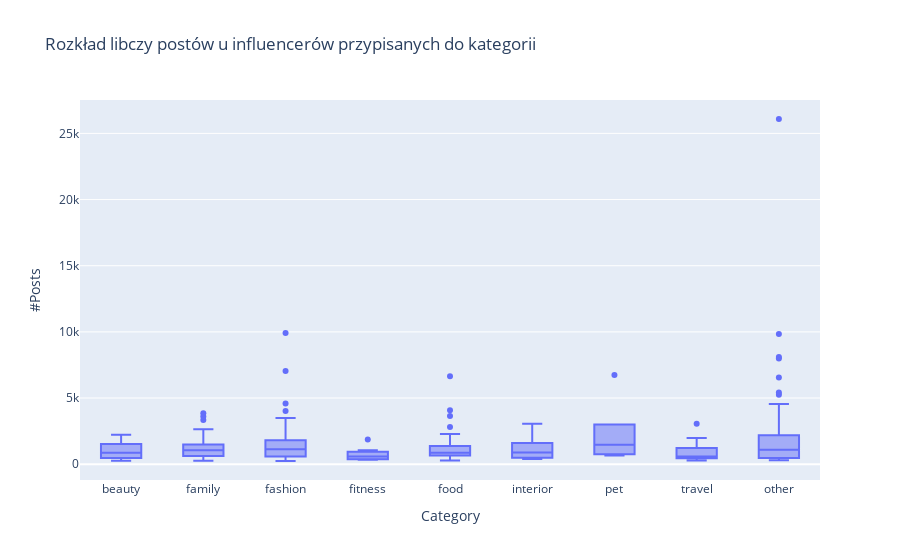

This figure's notebook cell:
### Code cell
fig = px.box(df, x='Category', y='#Posts', title='Rozkład libczy postów u influencerów przypisanych do kategorii')
fig.show()

### Figure 1 — Plotly figure (JSON) as saved in the notebook; plotly's stock layout.template omitted (floating-point values rounded to 4 significant figures; data arrays with more than 128 entries replaced by an {"elided": "..."} marker saying what was removed)
{"data": [{"alignmentgroup": "True", "hovertemplate": "Category=%{x}<br>#Posts=%{y}<extra></extra>", "legendgroup": "", "marker": {"color": "#636efa"}, "name": "", "notched": false, "offsetgroup": "", "orientation": "v", "showlegend": false, "type": "box", "x": {"elided": "338 str values"}, "x0": " ", "xaxis": "x", "y": {"elided": "338 int values"}, "y0": " ", "yaxis": "y"}], "layout": {"boxmode": "group", "legend": {"tracegroupgap": 0}, "title": {"text": "Rozkład libczy postów u influencerów przypisanych do kategorii"}, "xaxis": {"anchor": "y", "domain": [0, 1], "title": {"text": "Category"}}, "yaxis": {"anchor": "x", "domain": [0, 1], "title": {"text": "#Posts"}}}}
